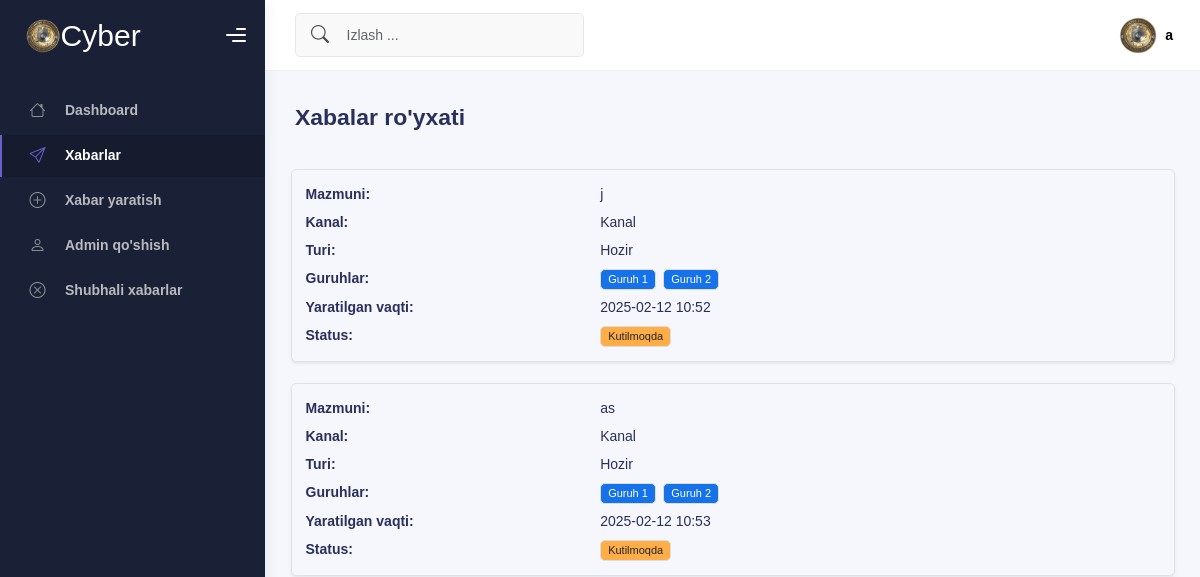
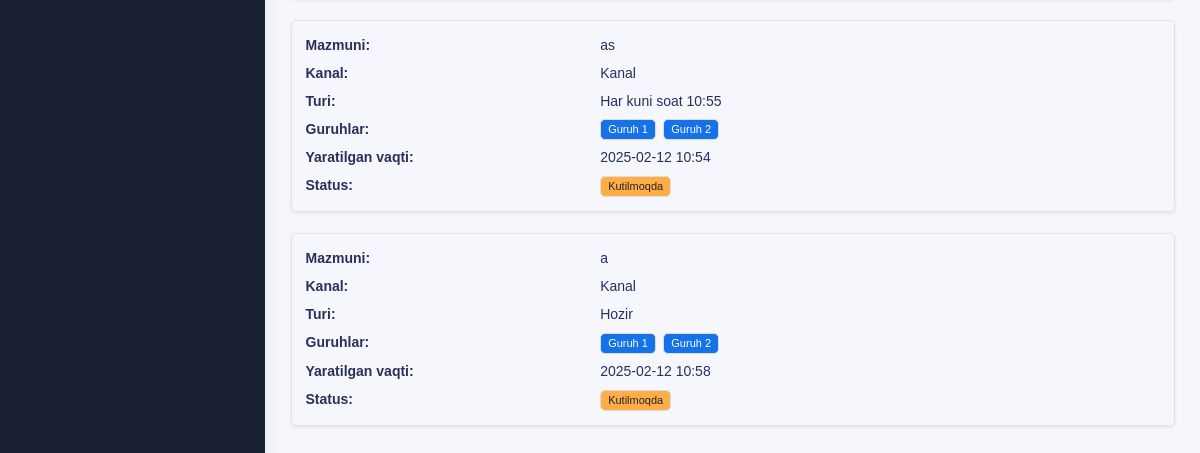
The app's page /messages/ (signed in), older data (2 pictures, top to bottom).
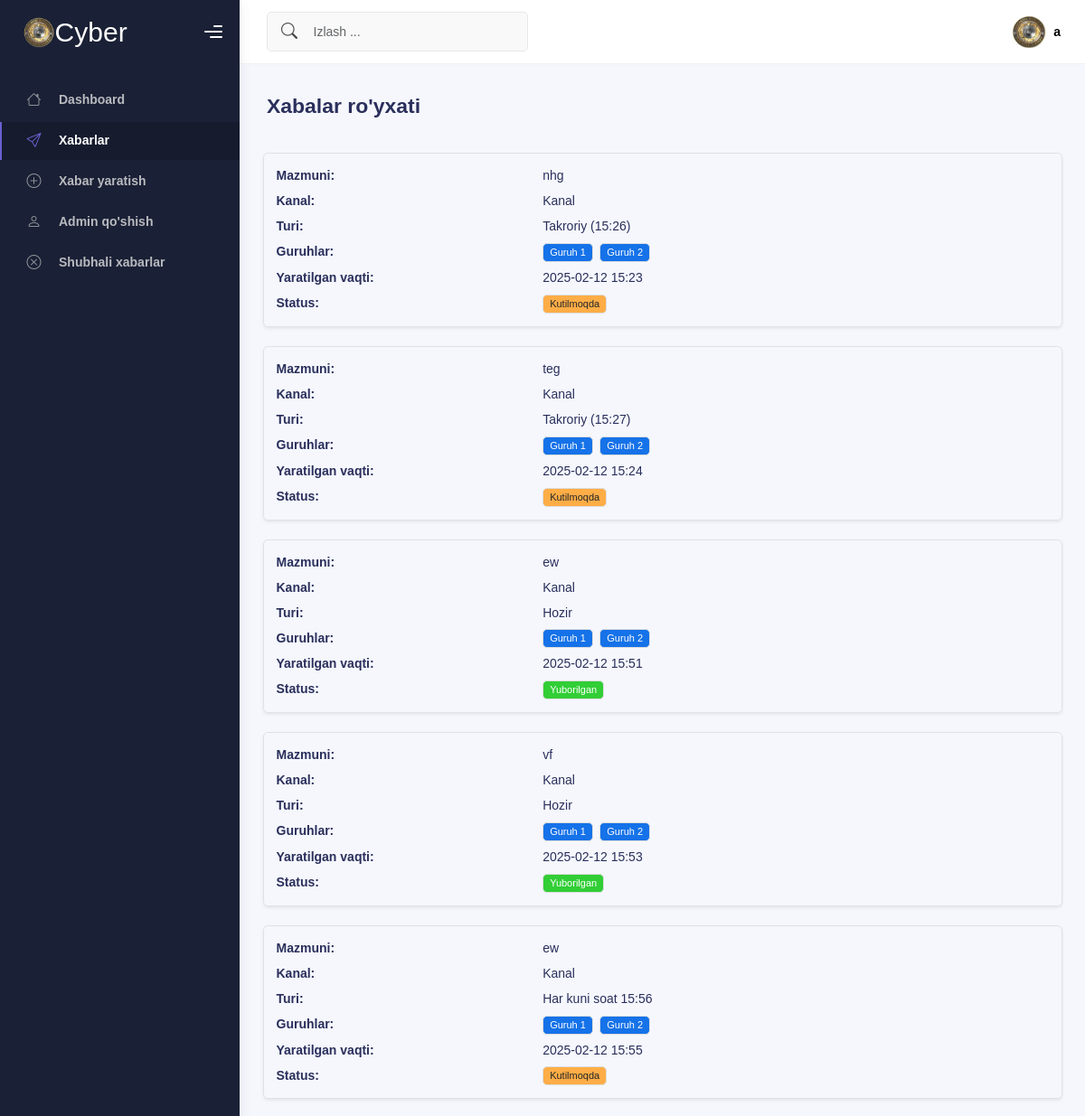
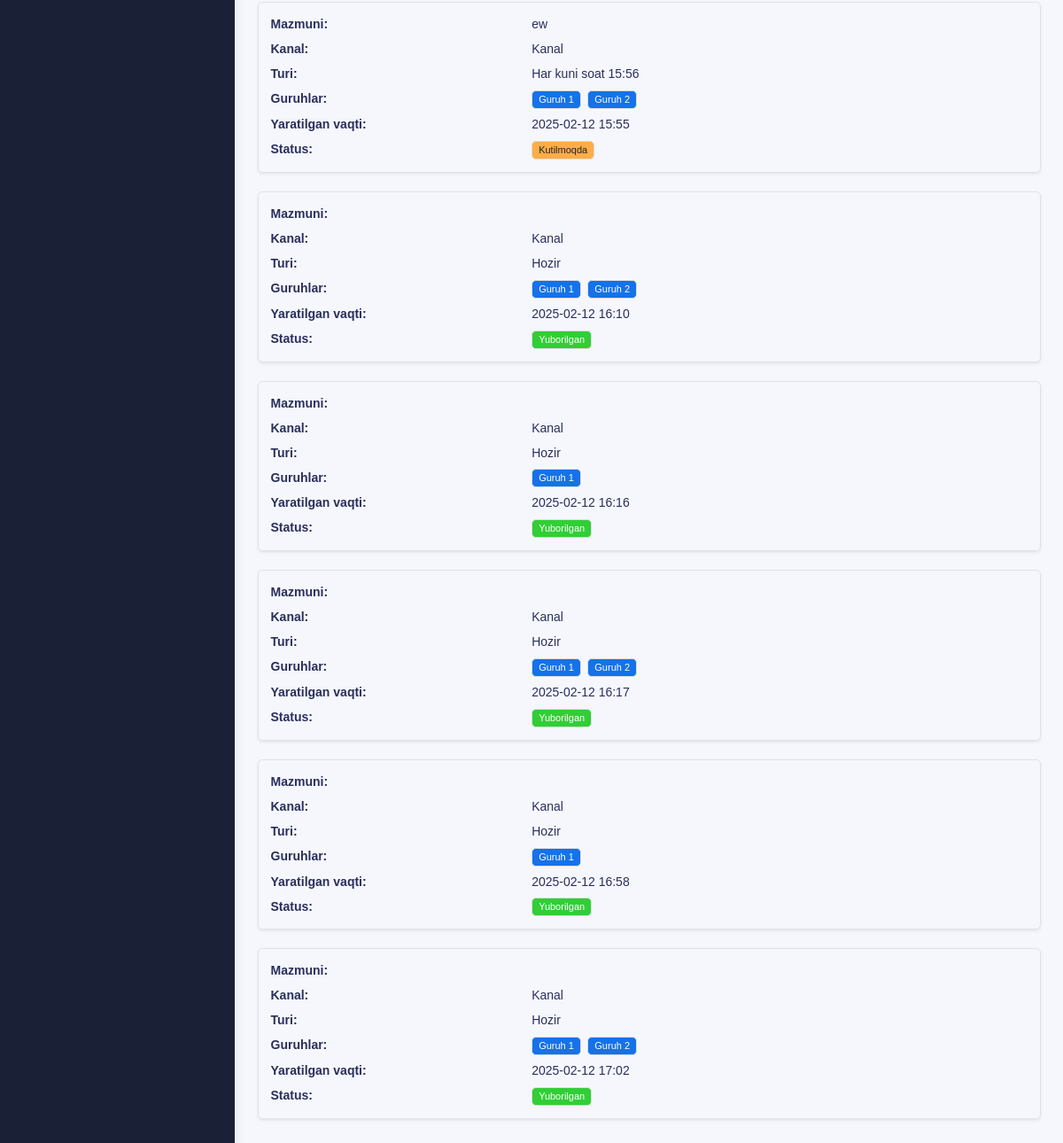
The same page, newer data (2 pictures, top to bottom).
### app/models.py (models this page shows, shortened)
class ScheduledMessages(models.Model):
    SCHEDULE_TYPES = [
        ("onetime", "One Time"),
        ("daily", "Daily"),
        ("repedly", "Repedly"),
    ]
    channel = models.ForeignKey(Channel, on_delete=models.CASCADE)
    message_id = models.IntegerField()
    schedule_type = models.CharField(max_length=10, choices=SCHEDULE_TYPES)
    day_time = models.TimeField(null=True, blank=True)
    day_date = models.DateField(null=True, blank=True)
    start_day = models.DateField(null=True, blank=True)
    end_day = models.DateField(null=True, blank=True)
    repetly_time = models.TimeField(null=True, blank=True)
    weekly_days = models.ManyToManyField(WeekDays, blank=True)
    groups = models.ManyToManyField(Group)
    created_at = models.DateTimeField(auto_now_add=True)
    is_active = models.BooleanField(default=False)
    title = models.CharField(max_length=100, null=True, blank=True)

class Channel(models.Model):
    channel_id = models.CharField(max_length=50)
    name = models.CharField(max_length=100)

class Group(models.Model):
    group_id = models.CharField(max_length=50, unique=True)
    name = models.CharField(max_length=100)
    category = models.ForeignKey(GroupCategory, on_delete=models.CASCADE)
    is_admin = models.BooleanField(default=False)  # Bot admin yoki yo‘qligini tekshirish uchun

### app/views.py (the view)
# urls.py: path("messages/", views.list, name="list"),
@login_required
def list(request):
    if request.user.role in ["superuser", "postmaker"]:
        list = ScheduledMessages.objects.prefetch_related("groups").all()
        return render(request, "list.html", {"list": list})
    else:
        return redirect("home")

### templates/list.html (shortened to what the changed rows need)
{% load static %}
<!DOCTYPE html>
<html lang="en">
  <head>
    <link href="https://cdn.jsdelivr.net/npm/bootstrap-icons/font/bootstrap-icons.css" rel="stylesheet">
    <link rel="stylesheet" href="{% static 'css/bootstrap.min.css' %}" />
    <link rel="stylesheet" href="{% static 'css/plugins.min.css' %}" />
    <link rel="stylesheet" href="{% static 'css/kaiadmin.min.css' %}" />
    <link rel="stylesheet" href="{% static 'css/demo.css' %}" />
  </head>
  <body>
    <div class="wrapper">
      <div class="main-panel">
        <div class="container">
          <div class="page-inner">
            <div class="row">
              <div class="container">
                <div class="row">
                  {% for i in list %}
                  <div class="messages-list">
                    <div class="message-card mb-4 p-3 border rounded shadow-sm">
                      <div class="row mb-2">
                        <div class="col-4">
                          <strong>Mazmuni:</strong>
                        </div>
                        <div class="col-8">
                          {{ i.title }}
                        </div>
                      </div>
                      <div class="row mb-2">
                        <div class="col-4">
                          <strong>Kanal:</strong>
                        </div>
                        <div class="col-8">
                          {{ i.channel.name }}
                        </div>
                      </div>
                      <div class="row mb-2">
                        <div class="col-4">
                          <strong>Turi:</strong>
                        </div>
                        <div class="col-8">
                          {% if i.schedule_type == 'onetime' %}
                            Hozir
                          {% elif i.schedule_type == 'daily' %}
                            Har kuni soat {{ i.day_time|time:"H:i" }}
                          {% elif i.schedule_type == 'repedly' %}
                            Takroriy ({{ i.repetly_time|time:"H:i" }})
                          {% else %}
                            Noma'lum
                          {% endif %}
                        </div>
                      </div>
                      <div class="row mb-2">
                        <div class="col-4">
                          <strong>Guruhlar:</strong>
                        </div>
                        <div class="col-8">
                            {% for group in i.groups.all %}
                            <span class="badge bg-primary me-1">
                              {{ group.name }}
                            </span>
                            {% empty %}
                              Guruhlar yo'q
                            {% endfor %}
                        </div>
                      </div>
                      <div class="row mb-2">
                        <div class="col-4">
                          <strong>Yaratilgan vaqti:</strong>
                        </div>
                        <div class="col-8">
                          {{ i.created_at|date:"Y-m-d H:i" }}
                        </div>
                      </div>
                      <div class="row">
                        <div class="col-4">
                          <strong>Status:</strong>
                        </div>
                        <div class="col-8">
                          {% if i.is_active %}
                            <span class="badge bg-success">Yuborilgan</span>
                          {% else %}
                            <span class="badge bg-warning text-dark">Kutilmoqda</span>
                          {% endif %}
                        </div>
                      </div>
                    </div>
                  </div>
                  {% endfor %}
                </div>
            </div>
            </div>
          </div>
        </div>
      </div>
    </div>
  </body>
</html>

Row changes from the older to the newer data that the page shows:
removed ScheduledMessages: title "j", channel.name "Kanal", schedule_type "Hozir", created_at "2025-02-12 10:52", is_active "Kutilmoqda", Group (name "Guruh 1"), Group (name "Guruh 2")
removed ScheduledMessages: title "as", channel.name "Kanal", schedule_type "Hozir", created_at "2025-02-12 10:53", is_active "Kutilmoqda", Group (name "Guruh 1"), Group (name "Guruh 2")
removed ScheduledMessages: title "as", channel.name "Kanal", day_time "10:55", created_at "2025-02-12 10:54", is_active "Kutilmoqda", Group (name "Guruh 1"), Group (name "Guruh 2")
removed ScheduledMessages: title "a", channel.name "Kanal", schedule_type "Hozir", created_at "2025-02-12 10:58", is_active "Kutilmoqda", Group (name "Guruh 1"), Group (name "Guruh 2")
added ScheduledMessages: title "nhg", channel.name "Kanal", repetly_time "15:26", created_at "2025-02-12 15:23", is_active "Kutilmoqda", Group (name "Guruh 1"), Group (name "Guruh 2")
added ScheduledMessages: title "teg", channel.name "Kanal", repetly_time "15:27", created_at "2025-02-12 15:24", is_active "Kutilmoqda", Group (name "Guruh 1"), Group (name "Guruh 2")
added ScheduledMessages: title "ew", channel.name "Kanal", schedule_type "Hozir", created_at "2025-02-12 15:51", is_active "Yuborilgan", Group (name "Guruh 1"), Group (name "Guruh 2")
added ScheduledMessages: title "vf", channel.name "Kanal", schedule_type "Hozir", created_at "2025-02-12 15:53", is_active "Yuborilgan", Group (name "Guruh 1"), Group (name "Guruh 2")
added ScheduledMessages: title "ew", channel.name "Kanal", day_time "15:56", created_at "2025-02-12 15:55", is_active "Kutilmoqda", Group (name "Guruh 1"), Group (name "Guruh 2")
added ScheduledMessages: title "ew", channel.name "Kanal", day_time "15:56", created_at "2025-02-12 15:55", is_active "Kutilmoqda", Group (name "Guruh 1"), Group (name "Guruh 2")
added ScheduledMessages: channel.name "Kanal", schedule_type "Hozir", created_at "2025-02-12 16:10", is_active "Yuborilgan", Group (name "Guruh 1"), Group (name "Guruh 2")
added ScheduledMessages: channel.name "Kanal", schedule_type "Hozir", created_at "2025-02-12 16:16", is_active "Yuborilgan", Group (name "Guruh 1")
added ScheduledMessages: channel.name "Kanal", schedule_type "Hozir", created_at "2025-02-12 16:17", is_active "Yuborilgan", Group (name "Guruh 1"), Group (name "Guruh 2")
added ScheduledMessages: channel.name "Kanal", schedule_type "Hozir", created_at "2025-02-12 16:58", is_active "Yuborilgan", Group (name "Guruh 1")
added ScheduledMessages: channel.name "Kanal", schedule_type "Hozir", created_at "2025-02-12 17:02", is_active "Yuborilgan", Group (name "Guruh 1"), Group (name "Guruh 2")
